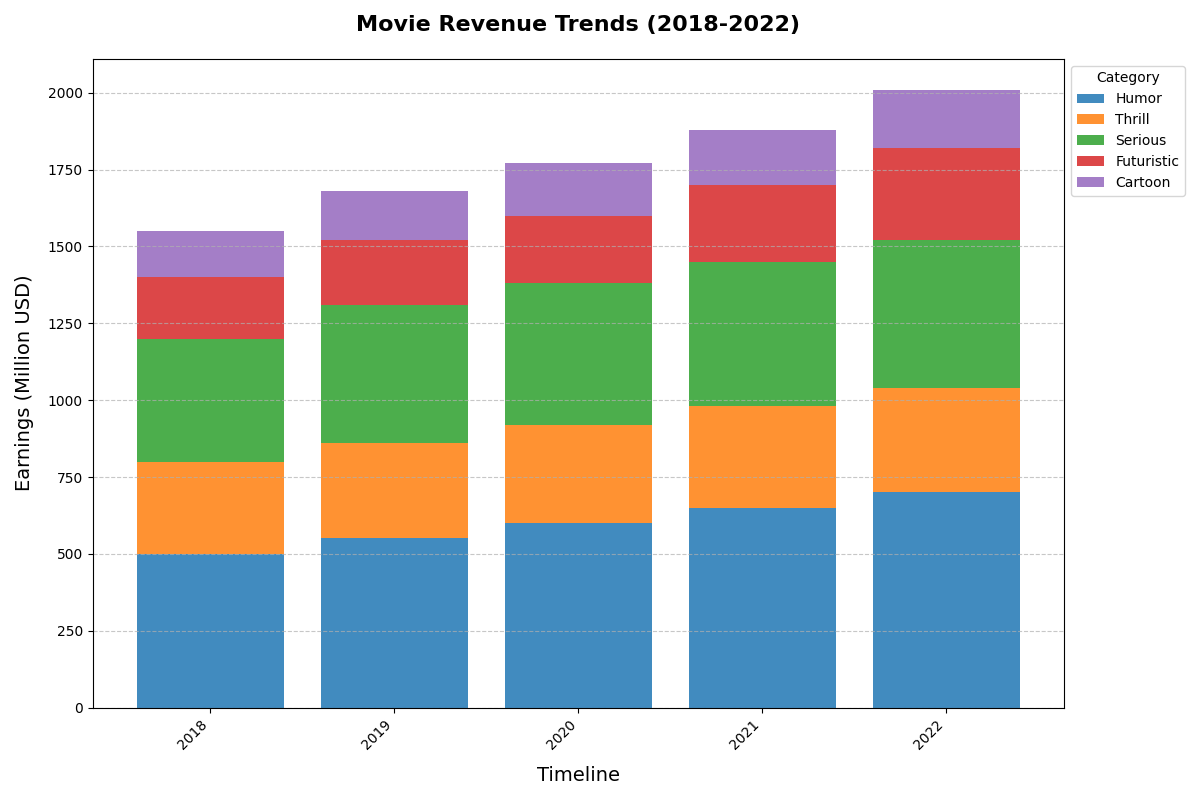

Source code (Python):
import matplotlib.pyplot as plt
import numpy as np

# Define the years
years = np.arange(2018, 2023)

# Annual revenue data for each genre in millions of USD
action = np.array([500, 550, 600, 650, 700])
comedy = np.array([300, 310, 320, 330, 340])
drama = np.array([400, 450, 460, 470, 480])
sci_fi = np.array([200, 210, 220, 250, 300])
animation = np.array([150, 160, 170, 180, 190])

# Colors for each genre
colors = ['#1f77b4', '#ff7f0e', '#2ca02c', '#d62728', '#9467bd']

# Set up the figure and axis
fig, ax = plt.subplots(figsize=(12, 8))

# Calculate the bottom values for stacking
bottom_values = np.zeros(len(years))

# Plot each genre as a stacked bar
for genre_data, color, label in zip(
    [action, comedy, drama, sci_fi, animation],
    colors,
    ['Humor', 'Thrill', 'Serious', 'Futuristic', 'Cartoon']  # Changed labels
):
    ax.bar(years, genre_data, bottom=bottom_values, label=label, color=color, alpha=0.85)
    bottom_values += genre_data

# Adding a shuffled title and labels
ax.set_title('Movie Revenue Trends (2018-2022)', fontsize=16, fontweight='bold', pad=20)  # Changed title
ax.set_xlabel('Timeline', fontsize=14, labelpad=10)  # Changed x-axis label
ax.set_ylabel('Earnings (Million USD)', fontsize=14, labelpad=10)  # Changed y-axis label

# Customize ticks
ax.set_xticks(years)
ax.set_xticklabels(years, rotation=45, ha='right')

# Adding the legend
ax.legend(title='Category', loc='upper left', bbox_to_anchor=(1, 1), fontsize=10)  # Changed legend title

# Add a grid for better readability
ax.grid(axis='y', linestyle='--', alpha=0.7)

# Adjust layout to fit everything nicely
plt.tight_layout()

# Display the plot
plt.show()
